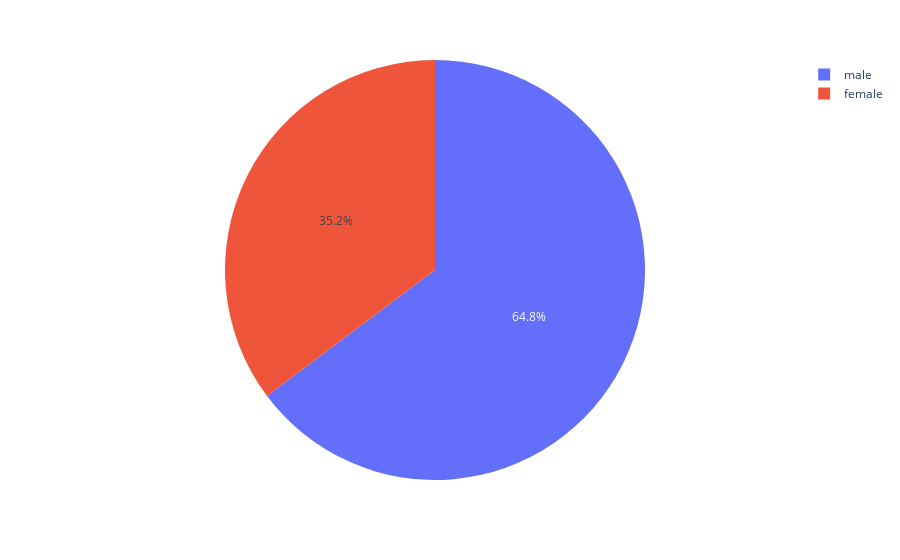

Source (notebook cell):
### Code cell
px.pie(este2, names='Sex', values='PassengerId')

### Figure 1 — Plotly figure (JSON) as saved in the notebook; plotly's stock layout.template omitted (floating-point values rounded to 4 significant figures)
{"data": [{"domain": {"x": [0, 1], "y": [0, 1]}, "hovertemplate": "Sex=%{label}<br>PassengerId=%{value}<extra></extra>", "labels": ["female", "male"], "legendgroup": "", "name": "", "showlegend": true, "type": "pie", "values": [314, 577]}], "layout": {"legend": {"tracegroupgap": 0}, "margin": {"t": 60}}}
